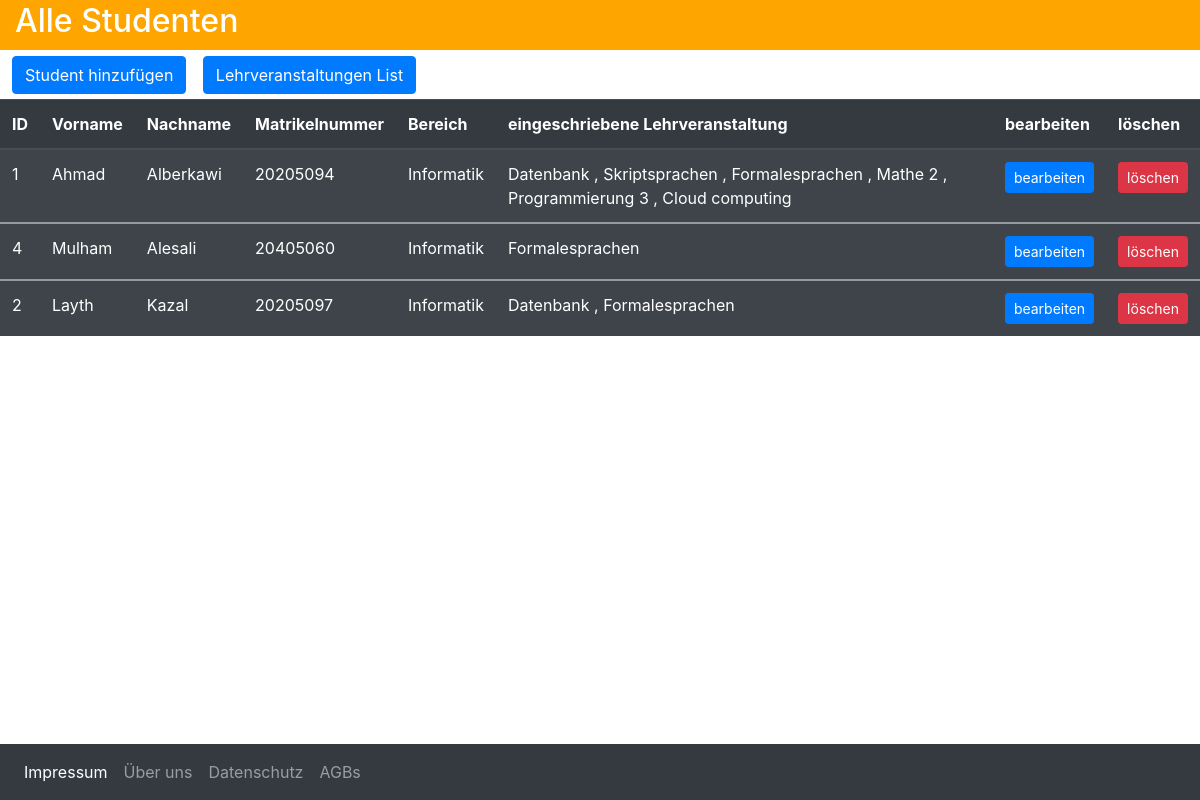
The page /student/ on the database its author committed.
### studierendenverwaltung/models.py (models this page shows, shortened)
class Studierende(models.Model):
    vorname=models.CharField(max_length=30)
    nachname = models.CharField(max_length=30)
    matrikelNummer=models.CharField(max_length=12)
    bereich = models.CharField(max_length=30)
    lehrveranstaltung = models.ManyToManyField(Lehrveranstaltungen)

class Lehrveranstaltungen(models.Model):
    name=models.CharField(max_length=35)
    def __str__(self):
        return f'{self.name} '

### studierendenverwaltung/views.py (the view)
# urls.py: path('student/', student_list, name='student_list'),
def student_list(request):
    students = Studierende.objects.all().order_by('nachname')
    return render(request, 'studierendenverwaltung/student_list.html',
                  {'page_title': 'Alle Studenten','students' : students,})

### templates/studierendenverwaltung/student_list.html
{%  extends 'studierendenverwaltung/base.html' %}
{% block content %}
    <a href="{% url 'add_student' %}" style="margin:10px 0 5px 12px" class="btn btn-primary"> Student hinzufügen </a>
    <a href="{% url 'lehrverantaltung_list' %}" style="margin:10px 0 5px 12px" class="btn btn-primary"> Lehrveranstaltungen List </a>
    <table class="table table-dark table-striped">
    <thead>
        <tr>
            <th>ID</th>
            <th>Vorname</th>
            <th>Nachname</th>
            <th>Matrikelnummer</th>
            <th>Bereich</th>
            <th>eingeschriebene Lehrveranstaltung</th>
            <th>bearbeiten</th>
            <th>löschen</th>
        </tr>
    </thead>
    {% for student in students %}
    <tbody>
        <tr>
            <td>{{student.id}}</td>
            <td>{{student.vorname }}</td>
            <td>{{student.nachname}}</td>
            <td>{{student.matrikelNummer}}</td>
            <td>{{student.bereich}}</td>
            <td>{{student.lehrveranstaltung.all| join:', '}}</td>
            <td><a href="{% url 'edit_student' pk=student.id %}" class="btn btn-primary btn-sm">bearbeiten</a></td>
            <td><a href="{% url 'delete_student' pk=student.id %}" class="btn btn-danger btn-sm">löschen</a></td>
        </tr>
    </tbody>
    {% endfor %}
    </table>
{% endblock %}

### templates/studierendenverwaltung/base.html (shortened to what this page needs)
<!DOCTYPE html>
<html lang="en">
<head>
    <link rel="stylesheet" href="https://maxcdn.bootstrapcdn.com/bootstrap/4.4.1/css/bootstrap.min.css">
</head>
<body>
<h2 style="background:orange; padding:2px 0 10px 15px; margin-bottom:-4px;color:white">{{ page_title }}</h2>
{% block content %}{% endblock %}
{% block footer %}
<nav style="position:fixed; bottom: 0; width:100%" class="navbar navbar-expand-sm bg-dark navbar-dark">
  <ul class="navbar-nav">
    <li class="nav-item active">
      <a class="nav-link" href="#">Impressum</a>
    </li>
    <li class="nav-item">
      <a class="nav-link" href="#">Über uns</a>
    </li>
    <li class="nav-item">
      <a class="nav-link" href="#">Datenschutz</a>
    </li>
    <li class="nav-item">
      <a class="nav-link" href="#">AGBs</a>
    </li>
  </ul>
</nav>
{% endblock %}
</body>
</html>

### rows shown on the page
Studierende: id "1", vorname "Ahmad", nachname "Alberkawi", matrikelNummer "20205094", bereich "Informatik", lehrveranstaltung.all "Datenbank , Skriptsprachen , Formalesprachen , Mathe 2 , Programmierung 3 , Cloud computing"
Studierende: id "4", vorname "Mulham", nachname "Alesali", matrikelNummer "20405060", bereich "Informatik", lehrveranstaltung.all "Formalesprachen"
Studierende: id "2", vorname "Layth", nachname "Kazal", matrikelNummer "20205097", bereich "Informatik", lehrveranstaltung.all "Datenbank , Formalesprachen"

### other values the page prints
{{ page_title }} "Alle Studenten"
